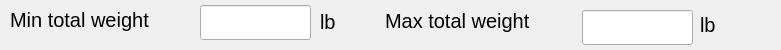
    <widget class="QWidget" name="gbMinMaxWeight" native="true">
     <property name="geometry">
      <rect>
       <x>30</x>
       <y>0</y>
       <width>781</width>
       <height>50</height>
      </rect>
     </property>
     <property name="font">
      <font>
       <pointsize>15</pointsize>
      </font>
     </property>
     <widget class="QLabel" name="lblMinWt">
      <property name="geometry">
       <rect>
        <x>10</x>
        <y>5</y>
        <width>180</width>
        <height>30</height>
       </rect>
      </property>
      <property name="font">
       <font>
        <pointsize>15</pointsize>
       </font>
      </property>
      <property name="text">
       <string>Min total weight</string>
      </property>
     </widget>
     <widget class="hobart::numericLineEdit" name="txtMinWeight">
      <property name="geometry">
       <rect>
        <x>200</x>
        <y>5</y>
        <width>111</width>
        <height>35</height>
       </rect>
      </property>
      <property name="font">
       <font>
        <pointsize>19</pointsize>
       </font>
      </property>
      <property name="text">
       <string notr="true"/>
      </property>
     </widget>
     <widget class="QLabel" name="lblLbMinWt">
      <property name="geometry">
       <rect>
        <x>320</x>
        <y>7</y>
        <width>51</width>
        <height>29</height>
       </rect>
      </property>
      <property name="font">
       <font>
        <pointsize>15</pointsize>
       </font>
      </property>
      <property name="toolTip">
       <string notr="true"/>
      </property>
      <property name="statusTip">
       <string notr="true"/>
      </property>
      <property name="text">
       <string notr="true">lb</string>
      </property>
      <property name="alignment">
       <set>Qt::AlignLeading|Qt::AlignLeft|Qt::AlignVCenter</set>
      </property>
     </widget>
     <widget class="QLabel" name="lblMaxWt">
      <property name="geometry">
       <rect>
        <x>385</x>
        <y>5</y>
        <width>181</width>
        <height>31</height>
       </rect>
      </property>
      <property name="font">
       <font>
        <pointsize>15</pointsize>
       </font>
      </property>
      <property name="text">
       <string>Max total weight</string>
      </property>
     </widget>
     <widget class="hobart::numericLineEdit" name="txtMaxWeight">
      <property name="geometry">
       <rect>
        <x>582</x>
        <y>10</y>
        <width>111</width>
        <height>35</height>
       </rect>
      </property>
      <property name="font">
       <font>
        <pointsize>19</pointsize>
       </font>
      </property>
      <property name="text">
       <string notr="true"/>
      </property>
     </widget>
     <widget class="QLabel" name="lblLbMaxWt">
      <property name="geometry">
       <rect>
        <x>700</x>
        <y>10</y>
        <width>51</width>
        <height>29</height>
       </rect>
      </property>
      <property name="font">
       <font>
        <pointsize>15</pointsize>
       </font>
      </property>
      <property name="toolTip">
       <string notr="true"/>
      </property>
      <property name="statusTip">
       <string notr="true"/>
      </property>
      <property name="text">
       <string notr="true">lb</string>
      </property>
      <property name="alignment">
       <set>Qt::AlignLeading|Qt::AlignLeft|Qt::AlignVCenter</set>
      </property>
     </widget>
    </widget>
